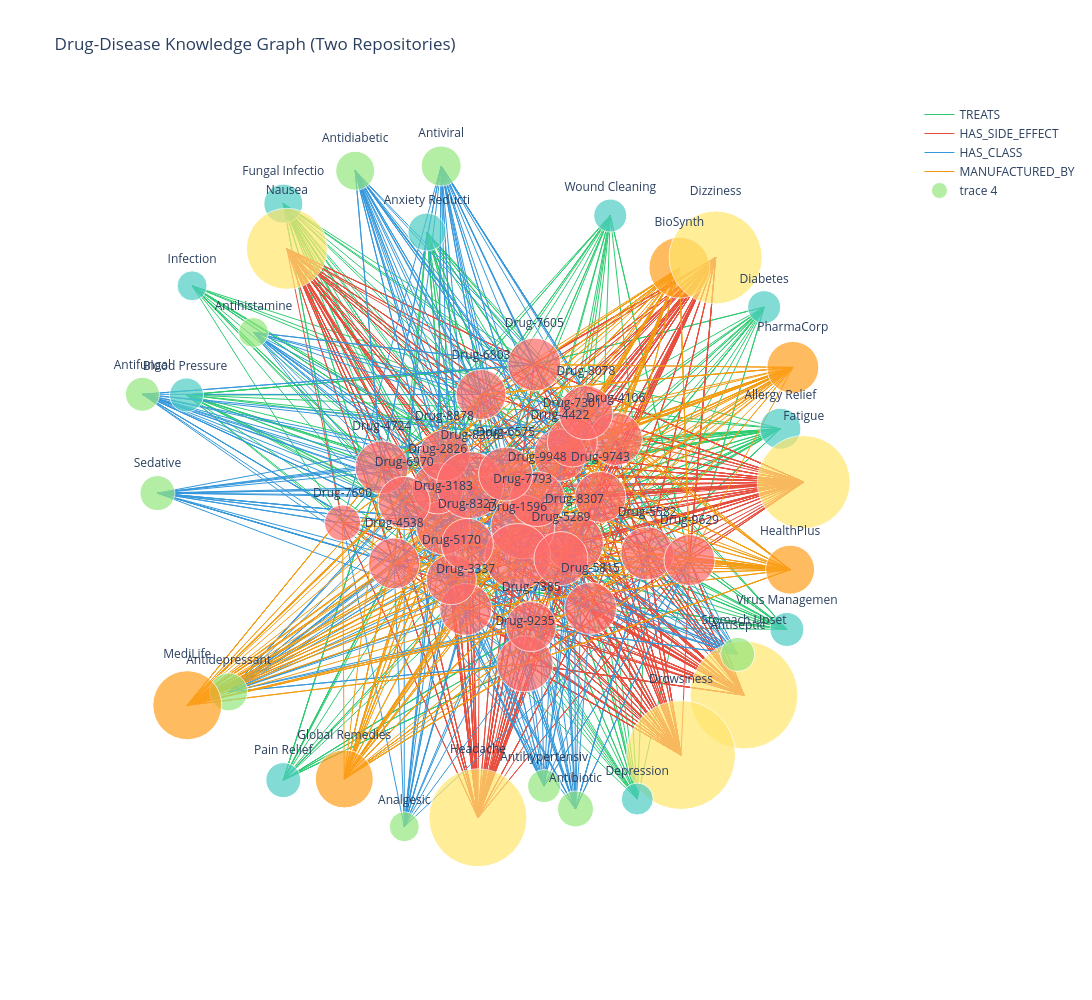

Notebook code cell kept with this figure:
### Markdown cell above
### BLOCK 7: INTERACTIVE NETWORK VISUALIZATION

### Code cell
# Cell 11: Create interactive network visualization (FIXED)
def plot_network(kg, G, max_nodes=60):
    degrees = dict(G.degree())
    top_nodes = sorted(degrees, key=degrees.get, reverse=True)[:max_nodes]
    G_sub = G.subgraph(top_nodes)

    pos = nx.spring_layout(G_sub, k=2, seed=42)

    colors = {'TREATS': '#2ecc71', 'HAS_SIDE_EFFECT': '#e74c3c',
              'HAS_CLASS': '#3498db', 'MANUFACTURED_BY': '#f39c12',
              'CONTRAINDICATED_FOR': '#9b59b6', 'CONTRAINDICATED_FROM_EXTERNAL': '#1abc9c'}

    edge_traces = []
    for rel, color in colors.items():
        edges = [(u,v) for u,v,k,d in G_sub.edges(keys=True, data=True)
                 if d.get('relation') == rel]
        if edges:
            x_vals, y_vals = [], []
            for u,v in edges:
                x_vals += [pos[u][0], pos[v][0], None]
                y_vals += [pos[u][1], pos[v][1], None]
            edge_traces.append(go.Scatter(x=x_vals, y=y_vals, mode='lines',
                                          line=dict(width=1, color=color),
                                          name=rel, hoverinfo='none'))

    node_x, node_y, node_text, node_colors, node_sizes = [], [], [], [], []
    color_map = {'Drug': '#ff6b6b', 'Disease': '#4ecdc4', 'SideEffect': '#ffe66d',
                 'DrugClass': '#95e77e', 'Manufacturer': '#ff9f1c'}

    for node in G_sub.nodes():
        x, y = pos[node]
        node_x.append(x); node_y.append(y)
        node_type = kg.nodes.get(node, {}).get('type', 'Unknown')
        node_colors.append(color_map.get(node_type, '#95a5a6'))
        node_text.append(f"<b>{node}</b><br>Type: {node_type}")
        node_sizes.append(12 + G_sub.degree(node))

    node_trace = go.Scatter(x=node_x, y=node_y, mode='markers+text',
                            text=[n[:15] for n in G_sub.nodes()],
                            textposition="top center", hoverinfo='text',
                            hovertext=node_text,
                            marker=dict(size=node_sizes, color=node_colors,
                                       line=dict(width=1, color='white')))

    fig = go.Figure(data=edge_traces + [node_trace],
                    layout=go.Layout(title='Drug-Disease Knowledge Graph (Two Repositories)',
                                     showlegend=True, hovermode='closest',
                                     width=1400, height=1000,
                                     xaxis=dict(showgrid=False, zeroline=False, showticklabels=False),
                                     yaxis=dict(showgrid=False, zeroline=False, showticklabels=False),
                                     plot_bgcolor='rgba(0,0,0,0)'))
    return fig

fig = plot_network(kg, G)
fig.show()

### Figure 1 — Plotly figure (JSON) as saved in the notebook; plotly's stock layout.template omitted (floating-point values rounded to 4 significant figures; data arrays with more than 128 entries replaced by an {"elided": "..."} marker saying what was removed)
{"data": [{"hoverinfo": "none", "line": {"color": "#2ecc71", "width": 1}, "mode": "lines", "name": "TREATS", "type": "scatter", "x": {"elided": "687 float values"}, "y": {"elided": "687 float values"}}, {"hoverinfo": "none", "line": {"color": "#e74c3c", "width": 1}, "mode": "lines", "name": "HAS_SIDE_EFFECT", "type": "scatter", "x": {"elided": "1530 float values"}, "y": {"elided": "1530 float values"}}, {"hoverinfo": "none", "line": {"color": "#3498db", "width": 1}, "mode": "lines", "name": "HAS_CLASS", "type": "scatter", "x": {"elided": "687 float values"}, "y": {"elided": "687 float values"}}, {"hoverinfo": "none", "line": {"color": "#f39c12", "width": 1}, "mode": "lines", "name": "MANUFACTURED_BY", "type": "scatter", "x": {"elided": "687 float values"}, "y": {"elided": "687 float values"}}, {"hoverinfo": "text", "hovertext": ["<b>Antiviral</b><br>Type: DrugClass", "<b>Drug-5582</b><br>Type: Drug", "<b>Drug-3183</b><br>Type: Drug", "<b>Drug-2826</b><br>Type: Drug", "<b>Drug-6803</b><br>Type: Drug", "<b>Drug-4724</b><br>Type: Drug", "<b>Stomach Upset</b><br>Type: SideEffect", "<b>Drug-7690</b><br>Type: Drug", "<b>Antihistamine</b><br>Type: DrugClass", "<b>Antihypertensive</b><br>Type: DrugClass", "<b>Antibiotic</b><br>Type: DrugClass", "<b>Drug-8307</b><br>Type: Drug", "<b>Drug-7793</b><br>Type: Drug", "<b>Sedative</b><br>Type: DrugClass", "<b>Drug-1596</b><br>Type: Drug", "<b>Drug-9629</b><br>Type: Drug", "<b>Fungal Infection</b><br>Type: Disease", "<b>Diabetes</b><br>Type: Disease", "<b>Drug-3337</b><br>Type: Drug", "<b>Antiseptic</b><br>Type: DrugClass", "<b>Drug-6970</b><br>Type: Drug", "<b>Infection</b><br>Type: Disease", "<b>Nausea</b><br>Type: SideEffect", "<b>Anxiety Reduction</b><br>Type: Disease", "<b>Headache</b><br>Type: SideEffect", "<b>PharmaCorp</b><br>Type: Manufacturer", "<b>Drug-4106</b><br>Type: Drug", "<b>Drug-8878</b><br>Type: Drug", "<b>Drug-5170</b><br>Type: Drug", "<b>Drug-8396</b><br>Type: Drug", "<b>Global Remedies</b><br>Type: Manufacturer", "<b>HealthPlus</b><br>Type: Manufacturer", "<b>Blood Pressure Control</b><br>Type: Disease", "<b>Drug-4422</b><br>Type: Drug", "<b>Antidiabetic</b><br>Type: DrugClass", "<b>Drowsiness</b><br>Type: SideEffect", "<b>Antifungal</b><br>Type: DrugClass", "<b>Wound Cleaning</b><br>Type: Disease", "<b>Depression</b><br>Type: Disease", "<b>Drug-8327</b><br>Type: Drug", "<b>Drug-9948</b><br>Type: Drug", "<b>Analgesic</b><br>Type: DrugClass", "<b>Antidepressant</b><br>Type: DrugClass", "<b>BioSynth</b><br>Type: Manufacturer", "<b>Drug-7301</b><br>Type: Drug", "<b>Drug-6575</b><br>Type: Drug", "<b>Allergy Relief</b><br>Type: Disease", "<b>Drug-5815</b><br>Type: Drug", "<b>Drug-9743</b><br>Type: Drug", "<b>MediLife</b><br>Type: Manufacturer", "<b>Drug-4538</b><br>Type: Drug", "<b>Drug-9235</b><br>Type: Drug", "<b>Virus Management</b><br>Type: Disease", "<b>Drug-8078</b><br>Type: Drug", "<b>Pain Relief</b><br>Type: Disease", "<b>Drug-5289</b><br>Type: Drug", "<b>Dizziness</b><br>Type: SideEffect", "<b>Drug-7605</b><br>Type: Drug", "<b>Drug-7385</b><br>Type: Drug", "<b>Fatigue</b><br>Type: SideEffect"], "marker": {"color": ["#95e77e", "#ff6b6b", "#ff6b6b", "#ff6b6b", "#ff6b6b", "#ff6b6b", "#ffe66d", "#ff6b6b", "#95e77e", "#95e77e", "#95e77e", "#ff6b6b", "#ff6b6b", "#95e77e", "#ff6b6b", "#ff6b6b", "#4ecdc4", "#4ecdc4", "#ff6b6b", "#95e77e", "#ff6b6b", "#4ecdc4", "#ffe66d", "#4ecdc4", "#ffe66d", "#ff9f1c", "#ff6b6b", "#ff6b6b", "#ff6b6b", "#ff6b6b", "#ff9f1c", "#ff9f1c", "#4ecdc4", "#ff6b6b", "#95e77e", "#ffe66d", "#95e77e", "#4ecdc4", "#4ecdc4", "#ff6b6b", "#ff6b6b", "#95e77e", "#95e77e", "#ff9f1c", "#ff6b6b", "#ff6b6b", "#4ecdc4", "#ff6b6b", "#ff6b6b", "#ff9f1c", "#ff6b6b", "#ff6b6b", "#4ecdc4", "#ff6b6b", "#4ecdc4", "#ff6b6b", "#ffe66d", "#ff6b6b", "#ff6b6b", "#ffe66d"], "line": {"color": "white", "width": 1}, "size": [40, 53, 54, 51, 50, 53, 108, 36, 30, 33, 36, 58, 64, 35, 66, 51, 39, 33, 52, 34, 52, 30, 81, 38, 98, 52, 53, 51, 50, 67, 58, 49, 34, 52, 39, 109, 34, 33, 32, 52, 55, 30, 38, 61, 50, 54, 41, 52, 51, 69, 51, 56, 34, 54, 35, 54, 93, 53, 50, 93]}, "mode": "markers+text", "text": ["Antiviral", "Drug-5582", "Drug-3183", "Drug-2826", "Drug-6803", "Drug-4724", "Stomach Upset", "Drug-7690", "Antihistamine", "Antihypertensiv", "Antibiotic", "Drug-8307", "Drug-7793", "Sedative", "Drug-1596", "Drug-9629", "Fungal Infectio", "Diabetes", "Drug-3337", "Antiseptic", "Drug-6970", "Infection", "Nausea", "Anxiety Reducti", "Headache", "PharmaCorp", "Drug-4106", "Drug-8878", "Drug-5170", "Drug-8396", "Global Remedies", "HealthPlus", "Blood Pressure ", "Drug-4422", "Antidiabetic", "Drowsiness", "Antifungal", "Wound Cleaning", "Depression", "Drug-8327", "Drug-9948", "Analgesic", "Antidepressant", "BioSynth", "Drug-7301", "Drug-6575", "Allergy Relief", "Drug-5815", "Drug-9743", "MediLife", "Drug-4538", "Drug-9235", "Virus Managemen", "Drug-8078", "Pain Relief", "Drug-5289", "Dizziness", "Drug-7605", "Drug-7385", "Fatigue"], "textposition": "top center", "type": "scatter", "x": [-0.1703, 0.4021, -0.1642, -0.1798, -0.05957, -0.3352, 0.6706, -0.4441, -0.6915, 0.1157, 0.2028, 0.1999, 0.05633, -0.9582, 0.04191, 0.5195, -0.6086, 0.7267, -0.1021, 0.6534, -0.273, -0.8619, -0.5988, -0.2099, -0.06805, 0.8064, 0.3148, -0.1612, -0.1419, -0.09002, -0.4393, 0.7988, -0.8774, 0.1593, -0.409, 0.4959, -1, 0.2993, 0.3743, -0.09748, 0.09659, -0.2727, -0.7605, 0.4914, 0.1939, 0.008735, 0.7719, 0.2444, 0.2719, -0.8754, -0.301, 0.06269, 0.7899, 0.2316, -0.6086, 0.1624, 0.5921, 0.08837, 0.07954, 0.8366], "y": [0.954, -0.1273, -0.05524, 0.05395, 0.3162, 0.113, -0.5227, -0.04246, 0.4894, -0.7767, -0.8406, -0.09834, -0.05366, 0.04095, -0.1359, -0.146, 0.849, 0.56, -0.2835, -0.4091, 0.01497, 0.6196, 0.7229, 0.7698, -0.8652, 0.3918, 0.1921, 0.146, -0.2006, 0.06339, -0.7568, -0.1726, 0.3151, 0.1468, 0.9408, -0.69, 0.3169, 0.8157, -0.8129, -0.1022, 0.02443, -0.8901, -0.5139, 0.6701, 0.1836, 0.0942, 0.2207, -0.281, 0.03021, -0.551, -0.1551, -0.4355, -0.3396, 0.2655, -0.7601, -0.1418, 0.6986, 0.4, -0.3315, 0.07194]}], "layout": {"height": 1000, "hovermode": "closest", "plot_bgcolor": "rgba(0,0,0,0)", "showlegend": true, "title": {"text": "Drug-Disease Knowledge Graph (Two Repositories)"}, "width": 1400, "xaxis": {"showgrid": false, "showticklabels": false, "zeroline": false}, "yaxis": {"showgrid": false, "showticklabels": false, "zeroline": false}}}
